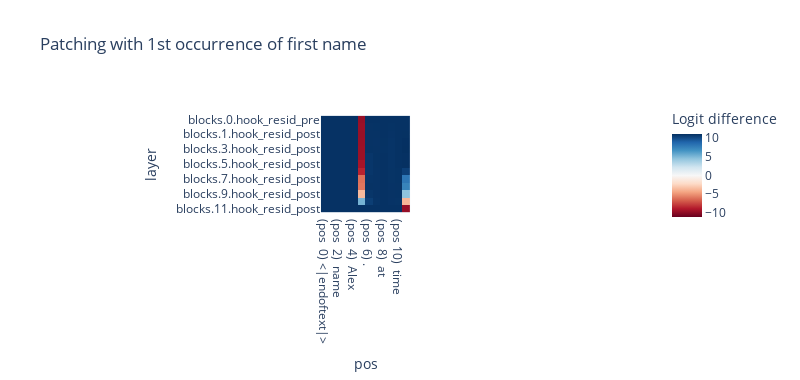

The notebook cell this image was saved under:
### Code cell
# Plot
token_labels = [f"(pos {i:2}) {t}" for i, t in enumerate(clean_tokens)]
imshow(patching_effect, xticks=token_labels, yticks=layers, xlabel="pos", ylabel="layer",
       zlabel="Logit difference", title="Patching with 1st occurrence of first name", width=800, height=380)

### Figure 1 — Plotly figure (JSON) as saved in the notebook; plotly's stock layout.template omitted (floating-point values rounded to 4 significant figures; data arrays with more than 128 entries replaced by an {"elided": "..."} marker saying what was removed)
{"data": [{"coloraxis": "coloraxis", "hovertemplate": "pos: %{x}<br>layer: %{y}<br>Logit difference: %{z}<extra></extra>", "name": "0", "type": "heatmap", "x": ["(pos  0) <|endoftext|>", "(pos  1) Her", "(pos  2)  name", "(pos  3)  was", "(pos  4)  Alex", "(pos  5)  Hart", "(pos  6) .", "(pos  7)  Tomorrow", "(pos  8)  at", "(pos  9)  lunch", "(pos 10)  time", "(pos 11)  Alex"], "xaxis": "x", "y": ["blocks.0.hook_resid_pre", "blocks.0.hook_resid_post", "blocks.1.hook_resid_post", "blocks.2.hook_resid_post", "blocks.3.hook_resid_post", "blocks.4.hook_resid_post", "blocks.5.hook_resid_post", "blocks.6.hook_resid_post", "blocks.7.hook_resid_post", "blocks.8.hook_resid_post", "blocks.9.hook_resid_post", "blocks.10.hook_resid_post", "blocks.11.hook_resid_post"], "yaxis": "y", "z": {"elided": "13x12 float values"}}], "layout": {"coloraxis": {"cmid": 0, "colorbar": {"title": {"text": "Logit difference"}}, "colorscale": [[0, "rgb(103,0,31)"], [0.1, "rgb(178,24,43)"], [0.2, "rgb(214,96,77)"], [0.3, "rgb(244,165,130)"], [0.4, "rgb(253,219,199)"], [0.5, "rgb(247,247,247)"], [0.6, "rgb(209,229,240)"], [0.7, "rgb(146,197,222)"], [0.8, "rgb(67,147,195)"], [0.9, "rgb(33,102,172)"], [1, "rgb(5,48,97)"]]}, "height": 380, "title": {"text": "Patching with 1st occurrence of first name"}, "width": 800, "xaxis": {"anchor": "y", "autorange": true, "constrain": "domain", "domain": [0.4219, 0.5781], "range": [-0.5, 11.5], "scaleanchor": "y", "title": {"text": "pos"}, "type": "category"}, "yaxis": {"anchor": "x", "autorange": true, "constrain": "domain", "domain": [0, 1], "range": [12.5, -0.5], "title": {"text": "layer"}, "type": "category"}}}
